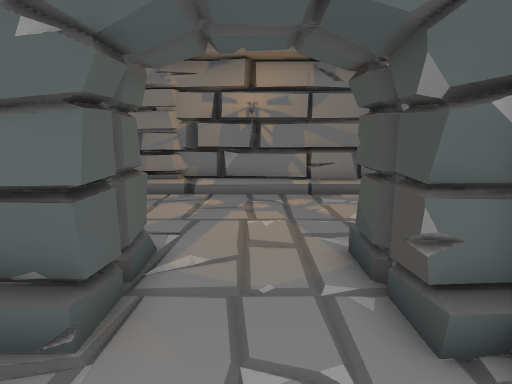
View 1 (above)

16 first-person views from a walk through a scene from a Unity 3-D project. The camera is 1.4 m above the floor, tilts 10° down and sees 75° across. The floor is counted in squares, 1 m on a side. Each view is taken from the middle of a square. On the plan, view 1 faces up. The plan holds only what a view shows up to about 15 squares ahead; the rest is blank. The place goes on beyond the plan. The player character is not drawn.

View 2
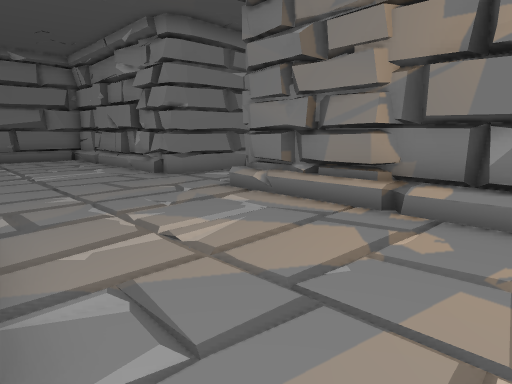

View 3
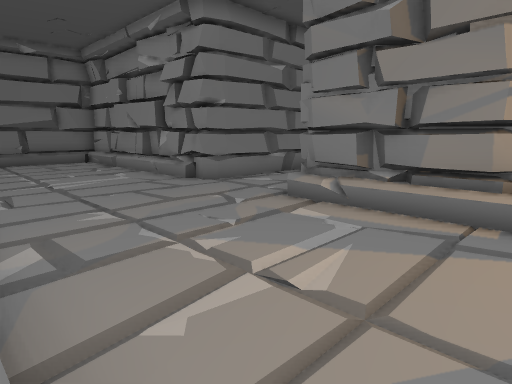

View 4
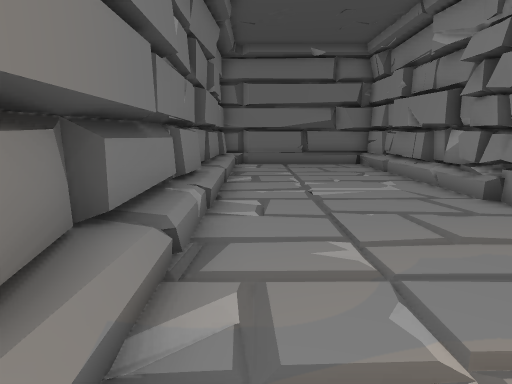

View 5
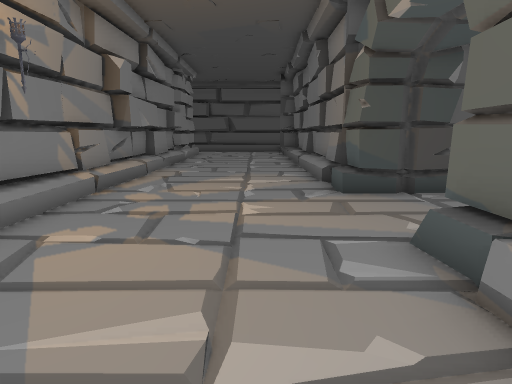

View 6
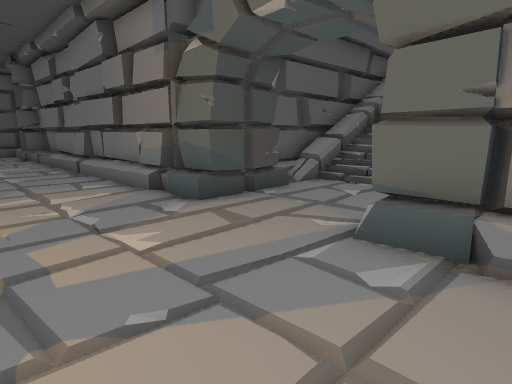

View 7
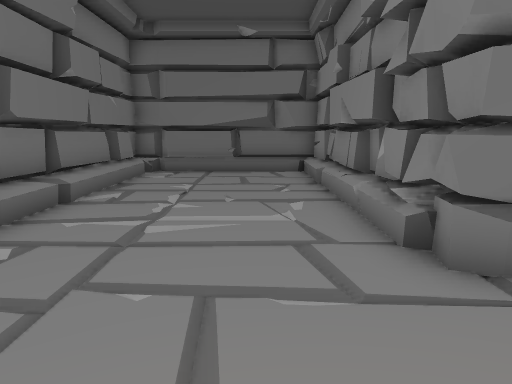

View 8
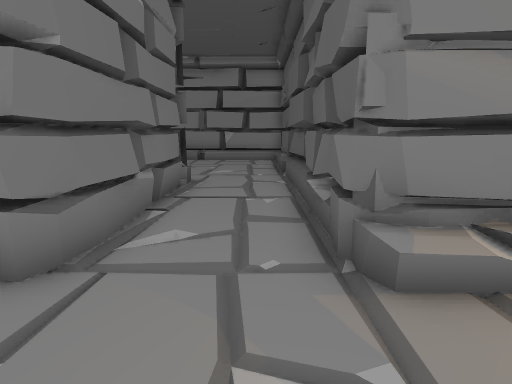

View 9
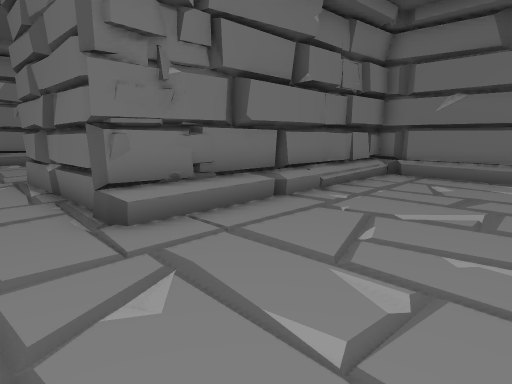

View 10
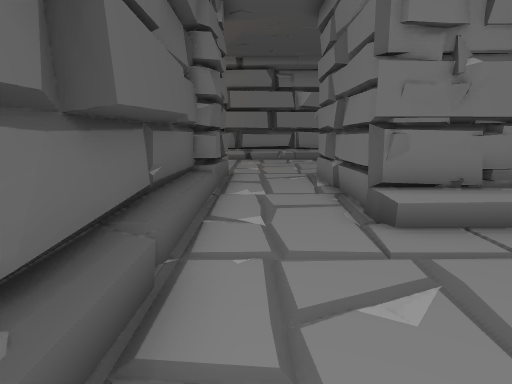

View 11
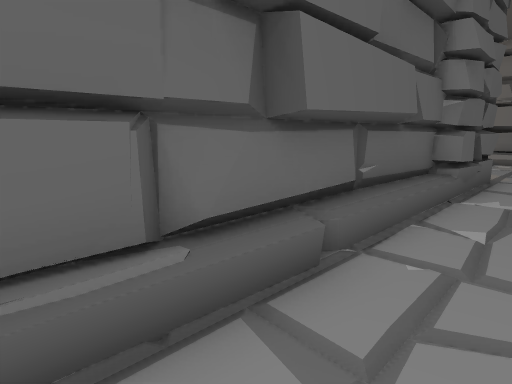

View 12
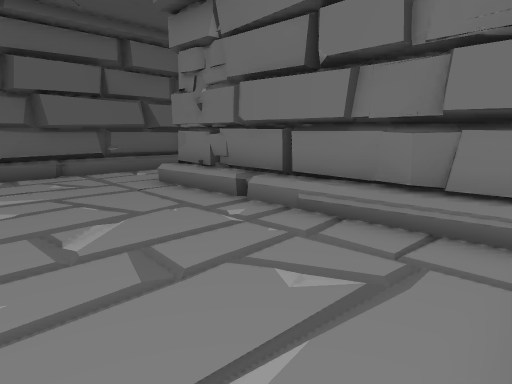

View 13
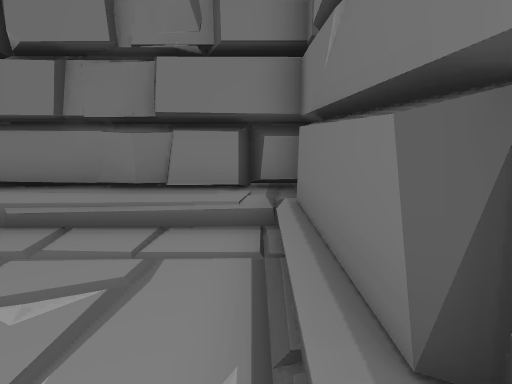

View 14
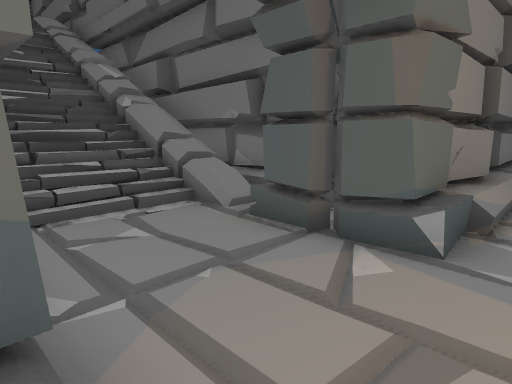

View 15
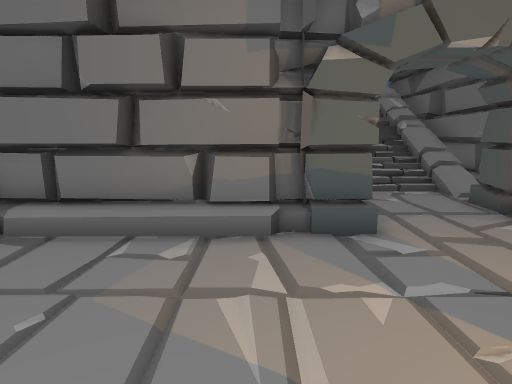

View 16
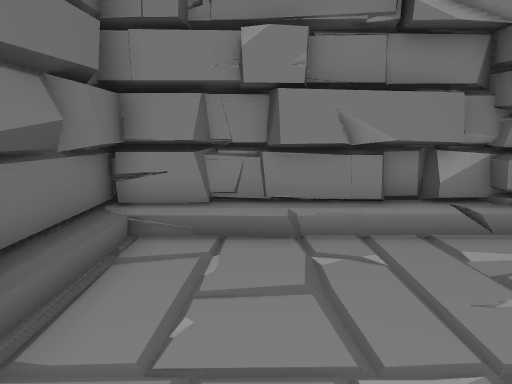

### Floor plan
Key: @ floor where view 1 was taken; # wall or solid block; . main floor; : floor 0.25 m higher than the main floor; + floor 0.5 m higher than the main floor; * floor 0.75 m higher than the main floor; % floor 1.25 m higher than the main floor; & floor 1.75 m higher than the main floor; / step, stairs or slope; = window, fence, low wall or low ledge; O other object.
Columns run from 20 left of view 1 to 9 right of it. Each row starts with its distance up from view 1.
 24  . ...  .....##
 23 #............##
 22 #............O#
 21 #............##
 20 #............##
 19 ########///..##
 18 ########O#O..##
 17           O..##
 16           O..OO
 15           O..O
 14           O..O
 13 ########O#O..O###O##  #####
 12 ########OOO...OOOO######+#####
 11 #.............................
 10 #.............................
  9 #.............................
  8 #.............................
  7 #.............................
  6 ###/######OO######....###OO###
  5  #####  ######  ###...#######
  4                  ##...##
  3                  ##...##
  2                  #:...:#
  1                 ##////*#
  0                 ##*/@/%#
 -1                 #=&%/%=#
 -2                 #     =#
 -3                 #      #

Positions as (right, up) in squares from view 1, and headings:
1: (0, 0), facing up
2: (0, 6), facing up-left
3: (-2, 6), facing up-left
4: (-4, 7), facing left
5: (-6, 8), facing right
6: (-4, 10), facing down-right
7: (-7, 10), facing left
8: (-8, 9), facing up
9: (-8, 24), facing down-left
10: (-8, 24), facing down
11: (-9, 24), facing down-right
12: (-19, 24), facing down-right
13: (-19, 24), facing down
14: (2, 7), facing down-left
15: (4, 12), facing down
16: (-17, 6), facing up
